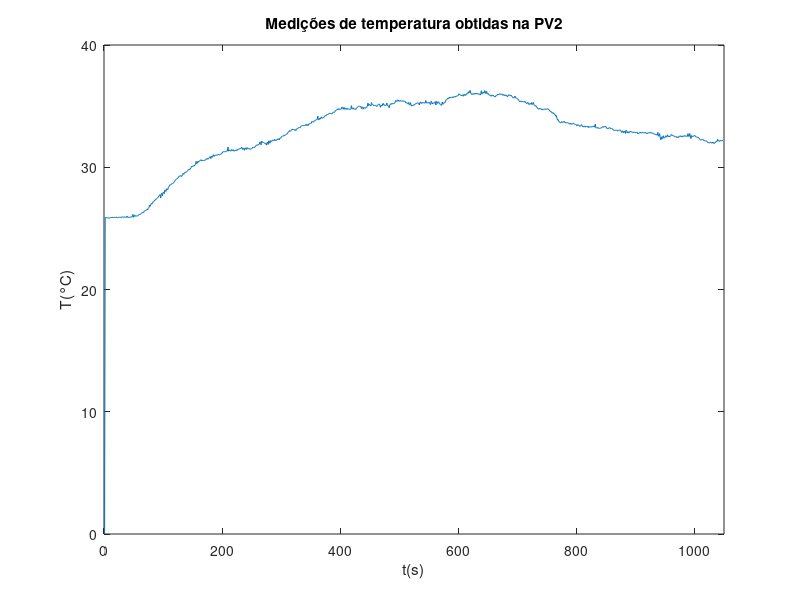

This chart was generated by the following MATLAB code: (Note: this script raises an error after producing the figure.)
%% Dados obtidos
dobtidos = load('exp23052023115431.mat');
plot(dobtidos.pv2(1:end-1));
title('Medições de temperatura obtidas na PV2');
xlim([0, 1050]);
xlabel('t(s)');
ylabel('T(°C)');

%% Aquecimento da Malha 1
pv1_aq = dobtidos.pv1(275:667);
mv1_aq = dobtidos.mv1(275:667);
t = 1:1:length(dobtidos.pv1(1:end-1));

% Função de transferência entre a MV1 e PV1 no aquecimento
[K11_aq, T11_aq, L11_aq] = parametrosFOPTD(pv1_aq - pv1_aq(1), mv1_aq(1) - 20, t(end) - t(end-1));
G11_aq = tf(K11_aq, [T11_aq 1], 'iodelay', L11_aq);
t = 0:1:length(pv1_aq)-1;
Sis_id = lsim(G11_aq, mv1_aq - 20, t);

figure(1);
plot(t,pv1_aq-pv1_aq(1), t, Sis_id);
title('MV1 e PV1 no aquecimento');

% Função de transferência entre a MV1 e PV2 no aquecimento
pv2_aq = dobtidos.pv2(275:667);

[K21_aq, T21_aq, L21_aq] = parametrosFOPTD(pv2_aq - pv2_aq(1), mv1_aq(1) - 20, t(end) - t(end-1));
G21_aq = tf(K21_aq, [T21_aq 1], 'iodelay', L21_aq);
t = 0:1:length(pv2_aq)-1;
Sis_id = lsim(G21_aq, mv1_aq - 20, t);

figure(2);
plot(t,pv2_aq-pv2_aq(1), t, Sis_id);
title('MV1 e PV2 no aquecimento');

%% Resfriamento da Malha 1

pv1_resf = dobtidos.pv1(668:end-7);
mv1_resf = dobtidos.mv1(668:end-7);

% Função de transferência entre a MV1 e PV1 no resfriamento
[K11_resf, T11_resf, L11_resf] = parametrosFOPTD(pv1_resf - pv1_resf(1),-10, t(end) - t(end-1));
G11_resf = tf(K11_resf, [T11_resf 1], 'iodelay', L11_resf);
t = 0:1:length(pv1_resf)-1;
Sis_id = lsim(G11_resf, -10*ones(size(t)), t);

figure(3);
plot(t,pv1_resf - pv1_resf(1), t, Sis_id);
title('MV1 e PV1 no resfriamento');

% Função de transferência entre a MV1 e PV2 no resfriamento
pv2_resf = dobtidos.pv2(668:end-7);

[K21_resf, T21_resf, L21_resf] = parametrosFOPTD(pv2_resf - pv2_resf(1), -10, t(end) - t(end-1));
G21_resf = tf(K21_resf, [T21_resf 1], 'iodelay', L21_resf);
t = 0:1:length(pv2_resf)-1;
Sis_id = lsim(G21_resf, -10*ones(size(t)), t);

figure(4);
plot(t,pv2_resf - pv2_resf(1), t, Sis_id);
title('MV1 e PV2 no resfriamento');

%% Aquecimento da Malha 2

pv1_aq = dobtidos.pv1(275:667);
mv2_aq = dobtidos.mv1(275:667);
t = 1:1:length(dobtidos.pv1(1:end-1));

% Função de transferência entre a MV2 e PV1 no aquecimento
[K12_aq, T12_aq, L12_aq] = parametrosFOPTD(pv1_aq - pv1_aq(1), mv2_aq(1), t(end) - t(end-1));
G12_aq = tf(K12_aq, [T12_aq 1], 'iodelay', L12_aq);
t = 0:1:length(pv1_aq)-1;
Sis_id = lsim(G12_aq, mv2_aq, t);

figure(5);
plot(t,pv1_aq-pv1_aq(1), t, Sis_id);
title('MV2 e PV1 no aquecimento');

% Função de transferência entre a MV2 e PV2 no aquecimento
pv2_aq = dobtidos.pv2(275:667);

[K22_aq, T22_aq, L22_aq] = parametrosFOPTD(pv2_aq - pv2_aq(1), mv2_aq(1), t(end) - t(end-1));
G22_aq = tf(K22_aq, [T22_aq 1], 'iodelay', L22_aq);
t = 0:1:length(pv2_aq)-1;
Sis_id = lsim(G22_aq, mv2_aq, t);

figure(6);
plot(t,pv2_aq-pv2_aq(1), t, Sis_id);
title('MV2 e PV2 no aquecimento');

%% Resfriamento da Malha 2

pv1_resf = dobtidos.pv1(668:end-7);
mv2_resf = dobtidos.mv2(668:end-7);

% Função de transferência entre a MV2 e PV1 no resfriamento
[K12_resf, T12_resf, L12_resf] = parametrosFOPTD(pv1_resf - pv1_resf(1),-10, t(end) - t(end-1));
G12_resf = tf(K12_resf, [T12_resf 1], 'iodelay', L12_resf);
t = 0:1:length(pv1_resf)-1;
Sis_id = lsim(G12_resf, -10*ones(size(t)), t);

figure(7);
plot(t,pv1_resf - pv1_resf(1), t, Sis_id);
title('MV2 e PV1 no resfriamento');

% Função de transferência entre a MV2 e PV2 no resfriamento
pv2_resf = dobtidos.pv2(668:end-7);

[K22_resf, T22_resf, L22_resf] = parametrosFOPTD(pv2_resf - pv2_resf(1), -10, t(end) - t(end-1));
G22_resf = tf(K22_resf, [T22_resf 1], 'iodelay', L22_resf);
t = 0:1:length(pv2_resf)-1;
Sis_id = lsim(G22_resf, -10*ones(size(t)), t);

figure(8);
plot(t,pv2_resf - pv2_resf(1), t, Sis_id);
title('MV2 e PV2 no resfriamento');

%% Modelos médios

pv1 = [pv1_aq, pv1_resf];

% Modelo médio entre a MV1 e PV1
K11_med = (K11_aq + K11_resf)/2;
T11_med = (T11_aq + T11_resf)/2;
L11_med = (L11_aq + L11_resf)/2;

G11_med = tf(K11_med, [T11_med 1], 'iodelay', L11_med);
t = 0:1:length(pv1_aq)-1;
Sis_id_aq = lsim(G11_med, mv1_aq - 20, t);
t = 0:1:length(pv1_resf)-1;
Sis_id_resf = lsim(G11_med, -10*ones(size(t)), t);

Sis_id = [Sis_id_aq', (Sis_id_resf-Sis_id_resf(end))'];
t = 0:1:length(pv1)-1;

figure(9);
plot(t,pv1-pv1(1), t, Sis_id);
title('MV1 e PV1 modelo médio');

% Modelo médio entre a MV1 e PV2
K21_med = (K21_aq + K21_resf)/2;
T21_med = (T21_aq + T21_resf)/2;
L21_med = (L21_aq + L21_resf)/2;

G21_med = tf(K21_med, [T21_med 1], 'iodelay', L21_med);

% Modelo médio entre a MV2 e PV1
K12_med = (K12_aq + K12_resf)/2;
T12_med = (T12_aq + T12_resf)/2;
L12_med = (L12_aq + L12_resf)/2;

G12_med = tf(K12_med, [T12_med 1], 'iodelay', L12_med);

% Modelo médio entre a MV2 e PV2
K22_med = (K22_aq + K22_resf)/2;
T22_med = (T22_aq + T22_resf)/2;
L22_med = (L22_aq + L22_resf)/2;

G22_med = tf(K22_med, [T22_med 1], 'iodelay', L22_med);

% figure(9);
% plot(t,pv2-pv2(1), t, Sis_id);
% title('MV2 e PV2 modelo médio');

%% Projetando os controladores PI ulizando o método SIMC, com \tau_c = \theta
%% Com base nos parâmetros dos modelos médios de G11 e G22

% PI para o modelo médio de G11
Kp11 = T11_med/(2*K11_med*L11_med);
Ti11 = min(T11_med, 8*L11_med);

Cpi11 = pid(Kp11, Kp11/Ti11);
H11 =feedback(Cpi11*G11_med,1);
step(H11);
hold on;
stepinfo(H11);
t = 0:1:250;
Sis_id_resf = lsim(H11, -1*ones(size(t)), t);
plot(t+250, Sis_id_resf);

% PI para o modelo médio de G22
Kp22 = T22_med/(2*K22_med*L22_med);
Ti22 = min(T22_med, 8*L22_med);

Cpi22 = pid(Kp22, Kp22/Ti22);
H22 =feedback(Cpi22*G22_med,1);
step(H22);
hold on;
stepinfo(H22);

% Controle em malha fechada da PV1
load('exp06062023090333.mat')
plot(pv1(2:end)-pv1(2)); hold on; plot(sp1(2:end)-sp1(2));
xlim([0, 405]);
title('Controle em malha fechada da variável de processo 1');
legend('Temperatura de saída','Temperatura de referência', 'Location', 'best')
xlabel('t(s)');
ylabel('T(°C)');

% Controle em malha fechada da PV2
load('exp06062023092511.mat')
plot(pv2(440:end)-pv2(440)); hold on; plot(sp2(440:end)-sp2(440));
xlim([0, 518]);
title('Controle em malha fechada da variável de processo 2');
legend('Temperatura de saída','Temperatura de referência', 'Location', 'best')
xlabel('t(s)');
ylabel('T(°C)');


%% Otimização dos controlador PI da malha 1

s = tf('s');

% Criterios antes da otimização
MSb=norm(feedback(1,pade(G11_med)*Cpi11),inf)
MTb=norm(feedback(pade(G11_med)*Cpi11,1),inf)
Jvb=norm(feedback(pade(G11_med)/s,Cpi11),inf)
Jub=norm(feedback(Cpi11, pade(G11_med)),inf)

% Critérios de restrição
MS_max=1.6;
MT_max=1.0;
% Jv_max=0.15;
Ju_max=13;
x = [Kp11, Kp11/Ti11, 0];

% Otimização dos parâmetro do controlador PI
options = optimset('Algorithm','active-set');
x=fmincon(@(x) objfun(x,s,G11_med),x,[],[],[],[],...
[], [], @(x)confun(x,s,G11_med,MS_max,MT_max,Ju_max), options);

Kp = x(1); Ki = x(2); Kd = x(3);
Kpid = Kp + Ki/s + Kd*s/(1+0.01*s);
H = feedback(G11_med*Kpid,1);

% Critérios após a otimização
MS=norm(feedback(1,pade(G11_med)*Kpid),inf)
MT=norm(feedback(pade(G11_med)*Kpid,1),inf)
Jv=norm(feedback(pade(G11_med)/s,Kpid),inf)
Ju=norm(feedback(Kpid, pade(G11_med)),inf)

step(H11);
title('Resposta ao degrau para a malha 1');
hold on;
step(H);
legend('SIMC', 'Otimizado', 'Location','southeast');
stepinfo(H)

%% Otimização dos controlador PI da malha 2

s = tf('s');

% Criterios antes da otimização
MSb=norm(feedback(1,pade(G22_med*Cpi22)),inf)
MTb=norm(feedback(pade(G22_med)*Cpi22,1),inf)
Jvb=norm(feedback(pade(G22_med)/s,Cpi22),inf)
Jub=norm(feedback(Cpi22, pade(G22_med)),inf)

% Critérios de restrição
MS_max=1.8;
MT_max=1.005;
% Jv_max=inf;
Ju_max=inf;
Ki22 = Kp22/Ti22;
% x = [Kp22, Ki22, 0];
x = [12, 0.1, 0];

% Otimização dos parâmetro do controlador PI
options = optimset('Algorithm','active-set');
x=fmincon(@(x) objfun_Ki(x),x,[],[],[],[],...
[], [], @(x)confun(x,s,G22_med,MS_max,MT_max,Ju_max), options);

Kp = x(1); Ki = x(2); Kd = x(3);
Kpid = Kp + Ki/s + Kd*s/(1+0.01*s);
H = feedback(G22_med*Kpid,1);

% Critérios após a otimização
MS=norm(feedback(1,pade(G22_med)*Kpid),inf)
MT=norm(feedback(pade(G22_med)*Kpid,1),inf)
Jv=norm(feedback(pade(G22_med)/s,Kpid),inf)
Ju=norm(feedback(Kpid, pade(G22_med)),inf)

step(H22);
title('Resposta ao degrau para a malha 2');
hold on;
step(H);
legend('SIMC', 'Otimizado', 'Location','southeast');
stepinfo(H)

%% Otimização por meio do CVX

s = tf('s');

% Criterios antes da otimização
MSb=norm(feedback(1,pade(G11_med)*Cpi11),inf)
MTb=norm(feedback(pade(G11_med)*Cpi11,1),inf)
Jvb=norm(feedback(pade(G11_med)/s,Cpi11),inf)
Jub=norm(feedback(Cpi11, pade(G11_med)),inf)

% Critérios de restrição
MS_max=1.8;
MT_max=1.5;
% Jv_max=0.15;
Ju_max=100;
% x = [Kp11, Kp11/Ti11, 0];
Fd = [1 1/s s/(1+0.01*s)];
n = 3;

cvx_begin
    variable x(1,n)
    minimize(norm(feedback(pade(G11_med)/s,x*Fd'),inf))
    subject to
        norm(feedback(1,pade(G11_med)*(x*Fd')),inf) <= MS_max
        norm(feedback(pade(G11_med)*(x*Fd'),1),inf) <= MT_max
        norm(feedback(x*Fd', pade(G11_med)),inf)    <= Ju_max
cvx_end

Kp = x(1); Ki = x(2); Kd = x(3);
Kpid = Kp + Ki/s + Kd*s/(1+0.01*s);
H = feedback(G11_med*Kpid,1);

% Critérios após a otimização
MS=norm(feedback(1,pade(G11_med)*Kpid),inf)
MT=norm(feedback(pade(G11_med)*Kpid,1),inf)
Jv=norm(feedback(pade(G11_med)/s,Kpid),inf)
Ju=norm(feedback(Kpid, pade(G11_med)),inf)

step(H11);
title('Resposta ao degrau para a malha 1');
hold on;
step(H);
legend('SIMC', 'Otimizado', 'Location','southeast');
stepinfo(H)